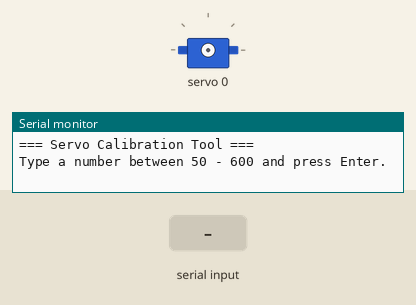
This sketch was run on a simulated ESP32. Parts: servo, the last lines printed to the serial monitor. The test bench sets the inputs (shaded band).

Above: at 1.2 s.
1.3 s: "90,45\n" received over Serial
2.8 s: "200\n" received over Serial
At 4.0 s:
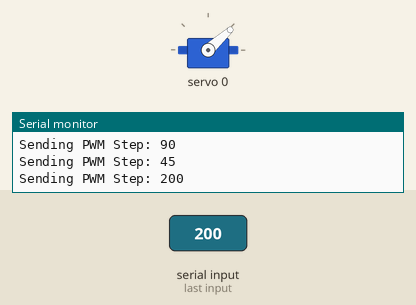
4.3 s: "90\n" received over Serial
At 5.2 s:
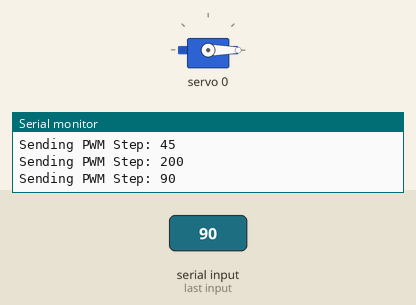
Timing chart, 0 to 7.3 s (numbered marks = the images above; inputs shaded):
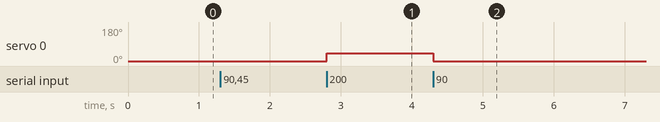

The sketch:

Esp32_CalibationServo90.ino
```cpp
#include <Wire.h>
#include <Adafruit_PWMServoDriver.h>

// เลือกบอร์ด pca2 (0x41) สำหรับเทสต์ MG996R
Adafruit_PWMServoDriver pca = Adafruit_PWMServoDriver(0x40);

const int testChannel = 0; // เสียบเซอร์โวที่จะเทสต์ไว้ที่ช่อง 0

void setup() {
  Serial.begin(115200);
  Wire.begin(21, 22);
  pca.begin();
  pca.setPWMFreq(50); // ความถี่ 50Hz เหมือนในหุ่นจริง

  Serial.println("=== Servo Calibration Tool ===");
  Serial.println("Type a number between 50 - 600 and press Enter.");
}

void loop() {
  if (Serial.available() > 0) {
    int pwmValue = Serial.parseInt(); // รับค่าตัวเลขจากคีย์บอร์ด

    if (pwmValue > 10) {
      pca.setPWM(testChannel, 0, pwmValue); // สั่งมอเตอร์
      Serial.print("Sending PWM Step: ");
      Serial.println(pwmValue);
    }
  }
}
```

Measured:
- after the input at 2.8 s, servo 0: 0° → 42° at once
- after the input at 4.3 s, servo 0: 42° → 0° at once
